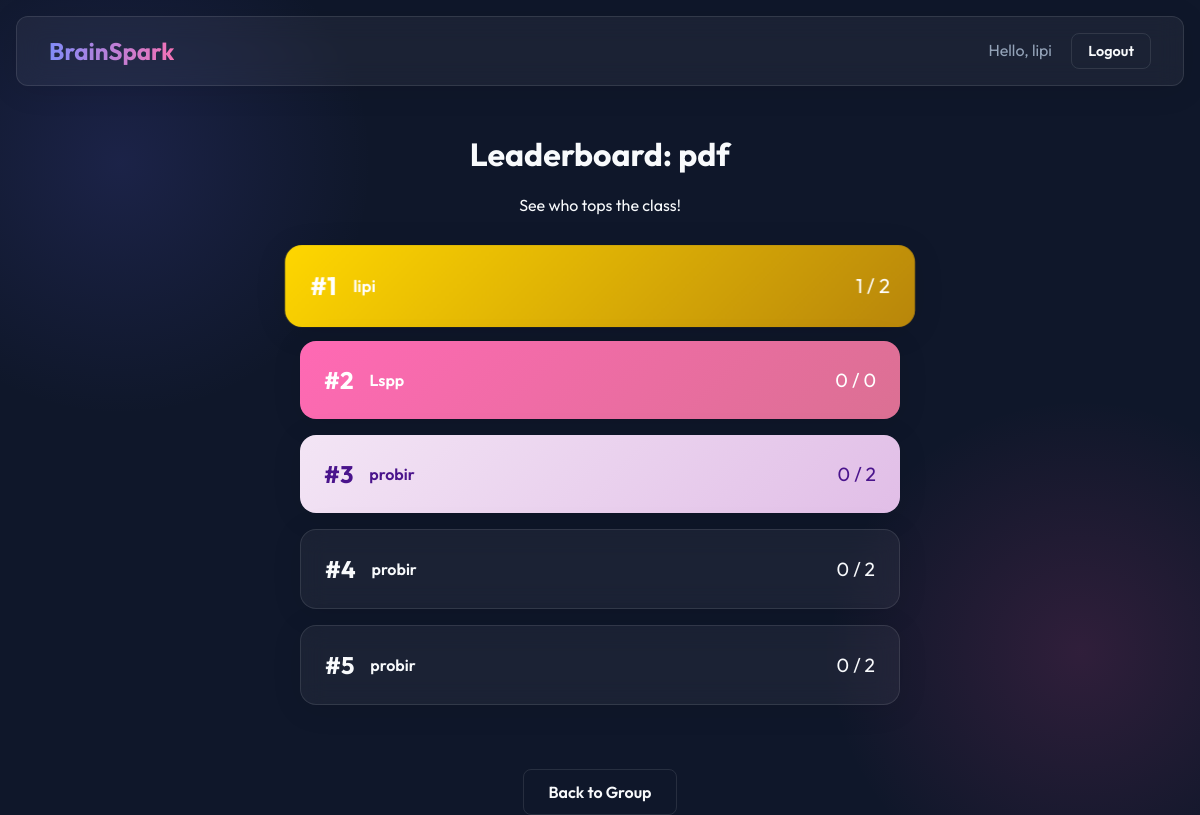
/leaderboard/1 (signed in), run on the app's committed database.
### models.py (models this page shows)
class User(UserMixin, db.Model):
    id = db.Column(db.Integer, primary_key=True)
    username = db.Column(db.String(150), unique=True, nullable=False)
    password_hash = db.Column(db.String(200), nullable=False)
    is_teacher = db.Column(db.Boolean, default=False)
    groups_created = db.relationship('Group', backref='creator', lazy=True)
    group_memberships = db.relationship('GroupMember', backref='user', lazy=True)
    attempts = db.relationship('QuizAttempt', backref='user', lazy=True)

class StudyMaterial(db.Model):
    id = db.Column(db.Integer, primary_key=True)
    group_id = db.Column(db.Integer, db.ForeignKey('group.id'), nullable=False)
    title = db.Column(db.String(150), nullable=False)
    pdf_filename = db.Column(db.String(300), nullable=False) # Store path or filename
    reading_time_seconds = db.Column(db.Integer, default=60)
    quiz_time_seconds = db.Column(db.Integer, default=60)
    questions = db.relationship('Question', backref='material', cascade='all, delete-orphan', lazy=True)
    attempts = db.relationship('QuizAttempt', backref='material', lazy=True)

class QuizAttempt(db.Model):
    id = db.Column(db.Integer, primary_key=True)
    user_id = db.Column(db.Integer, db.ForeignKey('user.id'), nullable=False)
    material_id = db.Column(db.Integer, db.ForeignKey('study_material.id'), nullable=False)
    score = db.Column(db.Integer, nullable=False)
    max_score = db.Column(db.Integer, nullable=False)
    timestamp = db.Column(db.DateTime, default=datetime.utcnow)

### app.py (the view)
@app.route('/leaderboard/<int:material_id>')
@login_required
def leaderboard(material_id):
    material = StudyMaterial.query.get_or_404(material_id)
    attempts = QuizAttempt.query.filter_by(material_id=material.id).order_by(QuizAttempt.score.desc()).all()
    return render_template('leaderboard.html', material=material, attempts=attempts)

### app.py (called while the page is built)
@login_manager.user_loader
def load_user(user_id):
    return User.query.get(int(user_id))

### templates/leaderboard.html (shortened to what this page needs)
{% extends "base.html" %}
{% block content %}
<div style="text-align: center; margin-top: 2rem;">
    <h1>Leaderboard: {{ material.title }}</h1>
    <p>See who tops the class!</p>
    <div style="display: flex; flex-direction: column; gap: 1rem; max-width: 600px; margin: 2rem auto;">
        {% for attempt in attempts %}
        {% set rank = loop.index %}
        <div class="glass-panel" style="padding: 1.5rem; display: flex; justify-content: space-between; align-items: center;
                 {% if rank == 1 %}
                    background: linear-gradient(135deg, #ffd700, #b8860b); color: white; border: none; transform: scale(1.05); /* Gold */
                 {% elif rank == 2 %}
                    background: linear-gradient(135deg, #ff69b4, #db7093); color: white; border: none; /* Pink */
                 {% elif rank == 3 %}
                    background: linear-gradient(135deg, #f3e5f5, #e1bee7); color: #4a148c; border: none; /* Simple/Lavender */
                 {% else %}
                    background: rgba(255,255,255,0.05); /* Standard */
                 {% endif %}
                 ">
            <div style="display: flex; align-items: center; gap: 1rem;">
                <span style="font-weight: bold; font-size: 1.5rem;">#{{ rank }}</span>
                <span style="font-weight: 600;">{{ attempt.user.username }}</span>
            </div>
            <div style="font-size: 1.2rem;">
                {{ attempt.score }} / {{ attempt.max_score }}
            </div>
        </div>
        {% endfor %}
    </div>
    <a href="{{ url_for('group_view', group_id=material.group_id) }}" class="btn btn-outline"
        style="margin-top: 2rem;">Back to Group</a>
</div>
{% endblock %}

### templates/base.html (shortened to what this page needs)
<!DOCTYPE html>
<html lang="en">
<head>
</head>
<body>
    <nav class="glass-panel" style="margin: 1rem; border-radius: 12px;">
        <div class="logo">BrainSpark</div>
        <div>
            {% if current_user.is_authenticated %}
            <span style="margin-right: 1rem; color: var(--text-muted);">Hello, {{ current_user.username }}</span>
            <a href="{{ url_for('logout') }}" class="btn btn-outline"
                style="padding: 0.5rem 1rem; font-size: 0.9rem;">Logout</a>
            {% endif %}
        </div>
    </nav>
    <main>
        {% block content %}{% endblock %}
    </main>
</body>
</html>

### templates/base.html (style rules this page uses)
:root { --primary: #6366f1; --secondary: #ec4899; --bg-dark: #0f172a; --glass: rgba(255, 255, 255, 0.05); --glass-border: rgba(255, 255, 255, 0.1); --text-main: #f8fafc; --text-muted: #94a3b8; }
body { font-family: 'Outfit', sans-serif; background-color: var(--bg-dark); color: var(--text-main); margin: 0; min-height: 100vh; display: flex; flex-direction: column; background-image: radial-gradient(circle at 10% 20%, rgba(99, 102, 241, 0.15) 0%, transparent 20%), radial-gradient(circle at 90% 80%, rgba(236, 72, 153, 0.15) 0%, transparent 20%); }
.glass-panel { background: var(--glass); backdrop-filter: blur(12px); -webkit-backdrop-filter: blur(12px); border: 1px solid var(--glass-border); border-radius: 16px; box-shadow: 0 4px 30px rgba(0, 0, 0, 0.1); }
.btn { background: linear-gradient(135deg, var(--primary), var(--secondary)); color: white; border: none; padding: 0.75rem 1.5rem; border-radius: 8px; cursor: pointer; font-weight: 600; transition: transform 0.2s, box-shadow 0.2s; text-decoration: none; display: inline-block; }
.btn-outline { background: transparent; border: 1px solid var(--glass-border); color: var(--text-main); }
nav { padding: 1rem 2rem; display: flex; justify-content: space-between; align-items: center; margin-bottom: 2rem; }
.logo { font-weight: 700; font-size: 1.5rem; background: linear-gradient(to right, #818cf8, #f472b6); -webkit-background-clip: text; -webkit-text-fill-color: transparent; }
main { flex: 1; padding: 0 2rem; max-width: 1200px; margin: 0 auto; width: 100%; box-sizing: border-box; }

### data on the page
User: username "lipi"
StudyMaterial: title "pdf"
QuizAttempt: rank "1", user.username "lipi", score "1", max_score "2"
QuizAttempt: user "2", user.username "Lspp", score "0", max_score "0"
QuizAttempt: user "3", user.username "probir", score "0", max_score "2"
QuizAttempt: rank "4", user.username "probir", score "0", max_score "2"
QuizAttempt: rank "5", user.username "probir", score "0", max_score "2"
